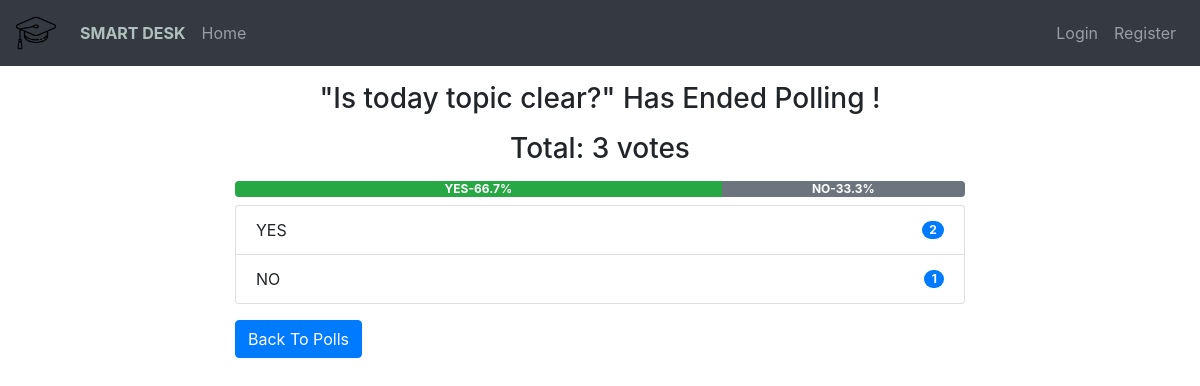
/polls/13/, run on the app's committed database.
### polls/models.py (models this page shows, shortened)
class Poll(models.Model):
    owner = models.ForeignKey(User, on_delete=models.CASCADE)
    text = models.TextField()
    pub_date = models.DateTimeField(default=timezone.now)
    active = models.BooleanField(default=True)
    @property
    def get_vote_count(self):
        return self.vote_set.count()
    def get_result_dict(self):
        res = []
        for choice in self.choice_set.all():
            d = {}
            alert_class = ['primary', 'secondary', 'success',
                           'danger', 'dark', 'warning', 'info']
            d['alert_class'] = secrets.choice(alert_class)
            d['text'] = choice.choice_text
            d['num_votes'] = choice.get_vote_count
            if not self.get_vote_count:
                d['percentage'] = 0
            else:
                d['percentage'] = (choice.get_vote_count /
                                   self.get_vote_count)*100
            res.append(d)
        return res

class Choice(models.Model):
    poll = models.ForeignKey(Poll, on_delete=models.CASCADE)
    choice_text = models.CharField(max_length=255)
    @property
    def get_vote_count(self):
        return self.vote_set.count()

### polls/views.py (the view, shortened to what this page needs)
# urls.py: path('<int:poll_id>/', views.poll_detail, name='detail'),
def poll_detail(request, poll_id):
    poll = get_object_or_404(Poll, id=poll_id)
    if not poll.active:
        return render(request, 'polls/poll_result.html', {'poll': poll})

### polls/templates/polls/poll_result.html
{% extends 'base.html' %}
{% block content %}
<div class="container">
    {% if messages %}
    <div class="messages">
        {% for message in messages %}
        <div {% if message.tags %} class="{{ message.tags }}" {% endif %}>{{ message }}
            <button type="button" class="close" data-dismiss="alert" aria-label="Close">
                <span aria-hidden="true">&times;</span>
            </button>
        </div>
        {% endfor %}
    </div>
    {% else %}
    <div class="row">
        <div class="col-md-8 offset-sm-2">
            {% if poll.active %}
            <h3 class="mt-3 mb-3 text-center">Result for: {{ poll.text }}</h3>
            {% else %}
            <h3 class="mt-3 mb-3 text-center">"{{ poll.text }}" Has Ended Polling !</h3>
            {% endif %}
            <h3 class="mb-2 text-center">Total: {{ poll.get_vote_count }} votes</h3>
            <div class="progress mt-3 mb-2">
                {% for choice in poll.get_result_dict %}
                <div class="progress-bar bg-{{ choice.alert_class }}" role="progressbar" style="width: {{ choice.percentage }}%;"
                    aria-valuenow="30" aria-valuemin="0" aria-valuemax="100"><b>
                        {{choice.text|truncatewords:2}}-{{choice.percentage|floatformat}}%</b>
                </div>
                {% endfor %}
            </div>
            <ul class="list-group">
                {% for choice in poll.choice_set.all %}
                <li class="list-group-item d-flex justify-content-between align-items-center">
                    {{ choice.choice_text }}
                    <span class="badge badge-primary badge-pill">{{ choice.get_vote_count }}</span>
                </li>
                {% endfor %}
            </ul>
            {% endif %}
            <a class="btn btn-primary mt-3" href="{% url 'polls:list' %}" role="button">Back To Polls</a>
        </div>
    </div>
</div>
{% endblock content %}

### data on the page
Poll: text "Is today topic clear?", get_vote_count "3"
Choice: text "YES", choice_text "YES", get_vote_count "2"
Choice: text "NO", choice_text "NO", get_vote_count "1"

### other printed values
{{ choice.percentage|floatformat }} "66.7" "33.3"
